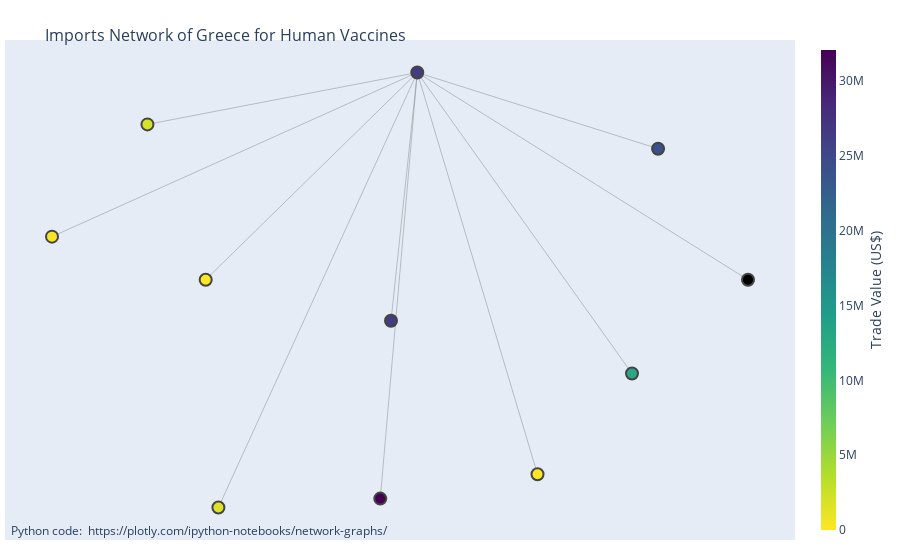

Here is the notebook cell this chart was saved with:
### Code cell
fig = go.Figure(data=[edge_trace, node_trace],
             layout=go.Layout(
                title=f'<br>Imports Network of {country} for Human Vaccines',
                titlefont_size=16,
                showlegend=False,
                hovermode='closest',
                margin=dict(b=20,l=5,r=5,t=40),
                annotations=[ dict(
                    text="Python code: <a href='https://plotly.com/ipython-notebooks/network-graphs/'> https://plotly.com/ipython-notebooks/network-graphs/</a>",
                    showarrow=False,
                    xref="paper", yref="paper",
                    x=0.005, y=-0.002 ) ],
                xaxis=dict(showgrid=False, zeroline=False, showticklabels=False),
                yaxis=dict(showgrid=False, zeroline=False, showticklabels=False))
                )
fig.show()

### Figure 1 — Plotly figure (JSON) as saved in the notebook; plotly's stock layout.template omitted (floating-point values rounded to 4 significant figures)
{"data": [{"hoverinfo": "text", "line": {"color": "#888", "width": 0.5}, "mode": "lines", "type": "scatter", "x": [0.7424, 0.0527, null, -0.5534, 0.0527, null, -0.5169, 0.0527, null, -0.9936, 0.0527, null, -0.02256, 0.0527, null, -0.05329, 0.0527, null, -0.7202, 0.0527, null, 0.6678, 0.0527, null, 0.3971, 0.0527, null, 1, 0.0527, null], "y": [0.4293, 0.6434, null, 0.06117, 0.6434, null, -0.5789, 0.6434, null, 0.1822, 0.6434, null, -0.05415, 0.6434, null, -0.5538, 0.6434, null, 0.4976, 0.6434, null, -0.2024, 0.6434, null, -0.4854, 0.6434, null, 0.06096, 0.6434, null]}, {"hoverinfo": "text", "marker": {"color": [26341318, 24232667, 864, 1581177, 462089, 26251251, 32086808, 2051006, 13021007, 82], "colorbar": {"thickness": 15, "title": {"side": "right", "text": "Trade Value (US$)"}, "xanchor": "left"}, "colorscale": [[0, "#440154"], [0.1111, "#482878"], [0.2222, "#3e4989"], [0.3333, "#31688e"], [0.4444, "#26828e"], [0.5556, "#1f9e89"], [0.6667, "#35b779"], [0.7778, "#6ece58"], [0.8889, "#b5de2b"], [1, "#fde725"]], "line": {"width": 2}, "reversescale": true, "showscale": true, "size": 12}, "mode": "markers", "text": ["Greece", "Belgium", "France", "Germany", "Austria", "India", "Italy", "Netherlands", "Spain", "United Kingdom", "Romania"], "type": "scatter", "x": [0.0527, 0.7424, -0.5534, -0.5169, -0.9936, -0.02256, -0.05329, -0.7202, 0.6678, 0.3971, 1], "y": [0.6434, 0.4293, 0.06117, -0.5789, 0.1822, -0.05415, -0.5538, 0.4976, -0.2024, -0.4854, 0.06096]}], "layout": {"annotations": [{"showarrow": false, "text": "Python code: <a href='https://plotly.com/ipython-notebooks/network-graphs/'> https://plotly.com/ipython-notebooks/network-graphs/</a>", "x": 0.005, "xref": "paper", "y": -0.002, "yref": "paper"}], "hovermode": "closest", "margin": {"b": 20, "l": 5, "r": 5, "t": 40}, "showlegend": false, "title": {"font": {"size": 16}, "text": "<br>Imports Network of Greece for Human Vaccines"}, "xaxis": {"showgrid": false, "showticklabels": false, "zeroline": false}, "yaxis": {"showgrid": false, "showticklabels": false, "zeroline": false}}}
